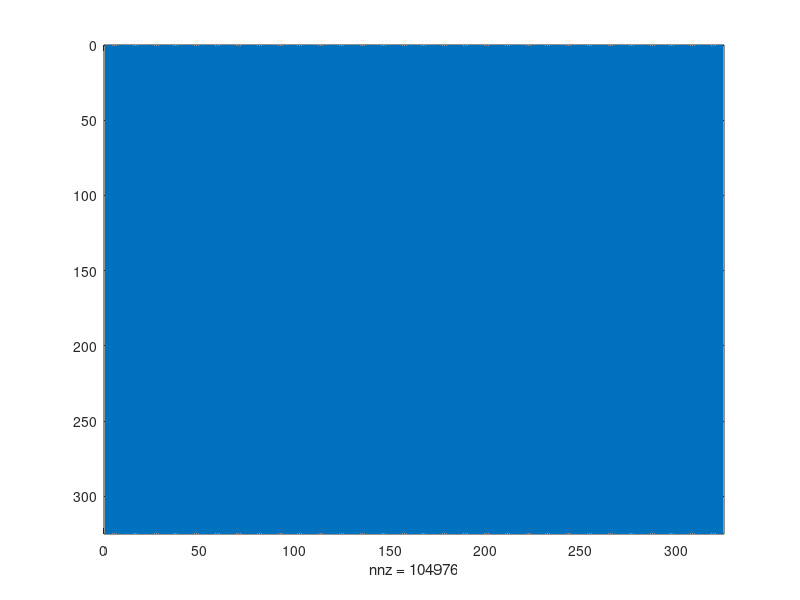

Write MATLAB code to recreate this figure.
clear;
clc;
close all

nhx = 18 + 2;
nhy = 18 + 2;

nx =  nhx - 2;
ny =  nhy - 2;

hx = 0.5;
hy = 0.006250000000000;

as = zeros(nx*ny,nx*ny);


for i = 1:nx*ny
    for j = 1:nx*ny
        ap(i,j) = 2/hx^2 + 2/hy^2 ;
    end
end


for i = nx+1:nx*ny
    for j = 1:nx*ny-nx
        as(i,j) = -1/hy^2;
    end
end

an = transpose(as);

for i = nx+2:nx*ny-1
    for j = ny+1:nx*ny - 1
        ae(i,j) = -1/hx^2;
    end
end

ae(nx*ny-nx-2:nx*ny,nx*ny-ny-1:nx*ny) = 0;
ae(nx+1:nx:nx*ny,ny:ny:nx*ny) = 0;

aw = transpose(ae);
% figure(1)
% spy(as);
% 
% figure(2)
% spy(an)

figure(3)
spy(ap)

